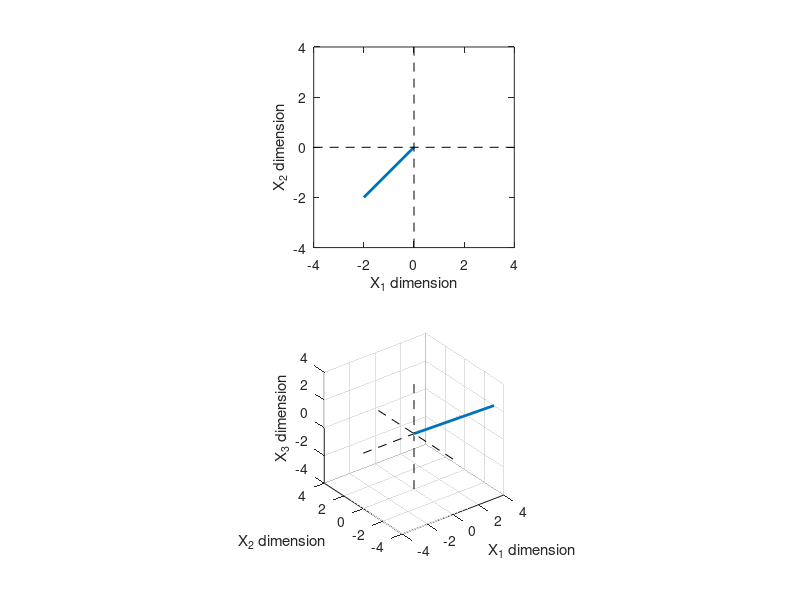

MATLAB code for this plot:
% 2-dimensional row vector
v2 = [3 -2]

% 3-dimensional row vector
v3 = [4 -3 2]

% row to column (or vice-versa)
v3'

% plot
figure(1), clf
subplot(211)

% the main plotting line
plot([0 v2(2)], [0 v2(2)], 'LineWidth', 2)

axis square
axis([-4 4 -4 4])
hold on
plot(get(gca, 'xlim'), [0 0], 'k--')
plot([0 0 ], get(gca, 'ylim'), 'k--')
xlabel('X_1 dimension')
ylabel('X_2 dimension')

subplot(212)
% plot the 3D vector
plot3([0 v3(1)], [0 v3(2)], [0 v3(3)], 'LineWidth', 2)

axis square
axis([-4 4 -4 4 -4 4])
hold on, grid on
plot3(get(gca, 'xlim'), [0 0], [0 0], 'k--')
plot3([0 0], get(gca, 'ylim'), [0 0], 'k--')
plot3([0 0], [0 0], get(gca, 'zlim'), 'k--')
xlabel('X_1 dimension')
ylabel('X_2 dimension')
zlabel('X_3 dimension')

% might be easier to see when rotated
rotate3d on

